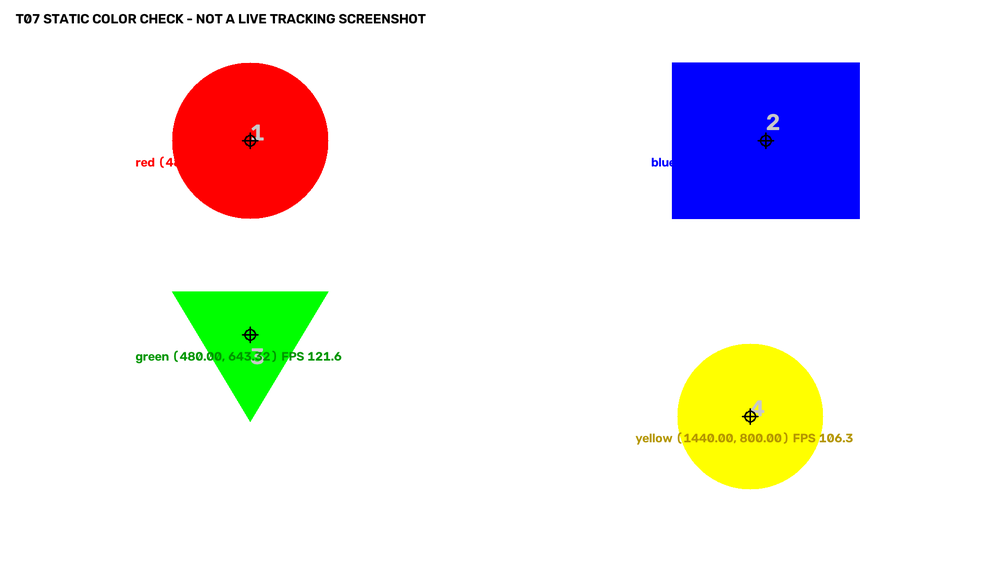
#> input picture T07_72500241_lzh/截图/T07_四色自检.png, 1000 x 562 px, shrunk from 1920 x 1080 before the run, given in place of the camera
$ python hw_track_live.py
#> lines starting #> are read from the running program, lines starting #| are printed output that depends on the picture; after the words box and inside, x2 and y2 are one past the last pixel; in counts of white or black regions, pixels touching at a corner belong together
#> in main, frame is the input picture: shape (562, 1000, 3); mean B, G, R 232.9, 231.7, 235.8
### tools/vision_util.py
# -*- coding: utf-8 -*-
"""
vision_util —— 本教案所有模块共用的视觉小工具

提供 5 类能力：
  1. 中文路径安全的 imread / imwrite（Windows 上 cv2 原生读写会失败）
  2. setup()：强制 stdout 为 UTF-8，解决控制台中文乱码
  3. find_asset()：素材定位（教案 assets/ → ~/rc_ws/assets/ → assets/videos / images）
  4. FrameSource：统一帧源抽象，摄像头 / 视频文件只差一个参数
  5. EMA 滤波 + FPS 统计（M10 闭环要用到）

用法：
    import sys, os
    sys.path.insert(0, os.path.join(os.path.dirname(__file__), "..", "tools"))
    from vision_util import setup, imread, find_asset, FrameSource
"""
import os
import sys
import time

import cv2
import numpy as np

# ---------------------------------------------------------------- 基础设置

def setup():
    """脚本开头调用一次，让控制台中文不乱码。"""
    try:
        sys.stdout.reconfigure(encoding="utf-8")
        sys.stderr.reconfigure(encoding="utf-8")
    except (AttributeError, ValueError):
        pass


# [53 lines left out: functions imread, imwrite, _asset_roots, find_asset, not called in this run]


def asset_roots_report():
    """返回当前生效的素材搜索路径（排障用）。"""
    return _asset_roots()


# ---------------------------------------------------------------- 帧源抽象

class FrameSource:
    """统一帧源：摄像头 / 视频文件 / 图片序列。

    cap = FrameSource(0)                  # 笔记本摄像头
    cap = FrameSource("assets/ball.mp4")  # 素材视频（线上无摄像头时使用）
    while True:
        ok, frame = cap.read()
        if not ok:
            break
    print(cap.fps)
    """

    # [21 lines left out: functions __init__, read, fps, not called in this run]

    def release(self):
        self.cap.release()

    def __enter__(self):
        return self

    def __exit__(self, *a):
        self.release()


# ---------------------------------------------------------------- 滤波 / 计时

class EMA:
    """一阶低通（指数滑动平均）。alpha 越小越平滑、越迟钝。

    f = EMA(alpha=0.3)
    f.update(10.0)   -> 10.0
    f.update(20.0)   -> 13.0
    """

    def __init__(self, alpha=0.3, init=None):
        self.alpha = float(alpha)
        self.value = init

    # [8 lines left out: function update, not called in this run]

    def reset(self, v=None):
        self.value = v


class FPSMeter:
    """简易 FPS 统计。每帧 tick()，读 .fps 取当前帧率。"""

    def __init__(self):
        self.t0 = time.time()
        self.n = 0
        self.fps = 0.0

    def tick(self):
        self.n += 1
        dt = time.time() - self.t0
        if dt >= 0.5:
            self.fps = self.n / dt
            self.n = 0
            self.t0 = time.time()
        return self.fps


# ---------------------------------------------------------------- 绘图小工具

def draw_point(img, cx, cy, color=(0, 0, 255), r=5, text=None):
    """在图上画质心十字 + 圆点，可选文字标注。返回新图（不改动原图）。"""
    out = img.copy()
    h, w = out.shape[:2]
    cx, cy = int(cx), int(cy)
    cv2.drawMarker(out, (cx, cy), color, cv2.MARKER_CROSS, 24, 2)
    cv2.circle(out, (cx, cy), r, color, -1)
    if text:
        tx = min(cx + 10, w - 120)
        ty = max(cy - 10, 20)
        cv2.putText(out, str(text), (tx, ty), cv2.FONT_HERSHEY_SIMPLEX,
                    0.55, color, 2, cv2.LINE_AA)
    return out


# [5 lines left out: function draw_roi, not called in this run]


def put_hud(img, lines, org=(10, 26)):
    """左上角叠加多行文字（FPS / 状态用）。"""
    out = img.copy()
    for i, t in enumerate(lines):
        y = org[1] + i * 24
        cv2.putText(out, str(t), (org[0], y), cv2.FONT_HERSHEY_SIMPLEX,
                    0.65, (0, 255, 255), 2, cv2.LINE_AA)
    return out

### T07_72500241_lzh/代码/hw_track_live.py
# -*- coding: utf-8 -*-
"""
T07 进阶 · 完整实时追踪程序（全部自己写）
========================================
这一题只给需求与思路，**不给代码框架**——它是把 T06/T07 学过的东西
串成"一个真正能用的程序"，也是电赛现场最需要的那种程序。

需求
----
  1. 打开视频源，实时识别**指定颜色**图案的质心，并在画面上实时显示：
       · 质心画十字 + 圆圈，旁边写实时坐标 (x, y)
       · 左上角显示"当前在追什么颜色"与 FPS
  2. 按 1 / 2 / 3 / 4 切换追踪颜色：1=红 2=蓝 3=绿 4=黄；按 q 退出
  3. 打印 patterns.png（红圆 / 蓝方块 / 绿三角 / 黄圆）举到镜头前即可验证

视频源（三种任一，按你的条件选）
------------------------------
  · 网络视频流：cv2.VideoCapture("http://IP:4747/video")   ← **默认就用这条**
      来源 A：手机装 DroidCam，和电脑连同一 WiFi，app 里看 IP（端口 4747）
              （Android 在 Google Play 搜 DroidCam；**华为**用「出境易」搜 DroidCam 装）
      来源 A2（不用 WiFi）：手机 USB 插电脑 + 开 USB 调试，`adb forward tcp:4747 tcp:4747`，
              然后拉 http://127.0.0.1:4747/video —— 比 WiFi 稳
      来源 B：在宿主机（Windows）跑 `python tools/stream_video.py`，
              它把电脑摄像头推成 http://<宿主机IP>:4747/video，
              虚拟机 / WSL 里直接拉这个 URL（虚拟机没有摄像头时首选这条）
  · USB 摄像头 / 实体摄像头：cv2.VideoCapture(0)
      （虚拟机要用摄像头，需在「虚拟机 → 可移动设备」里直通）
  · 什么都没有：先用 cv2.imread("images/patterns.png") 当一帧，把识别逻辑调对，
      最后再接真实视频源。**线上自学完全允许只用图片/视频文件交差。**

参考思路
--------
  1. 打开视频源：cv2.VideoCapture(URL 或 0)，失败要给人话提示，别直接崩
  2. 循环读帧：while True: ok, frame = cap.read()
     —— 网络流断开时 ok 会变 False，要**自动重连**（release → sleep 0.2 → 重新 open）
  3. 每一帧做「颜色识别 + 质心」（T06 三板斧）：
       转 HSV → 按当前颜色取阈值 → inRange → 形态学开+闭
       → 找最大轮廓 → moments 算质心
       （红色 H 是环形的，要 [0,10] 与 [170,180] 两段合并）
  4. 把质心十字 + 圆 + 坐标文字画到 frame 上
  5. 左上角显示 "Tracking: red" 与 FPS
  6. cv2.imshow + cv2.waitKey(1)：按 q 退出、按 1/2/3/4 切换颜色
  7. 退出前 cap.release() + cv2.destroyAllWindows()

提示（都是踩过坑才总结出来的）
------------------------------
  · 阈值参考（也可以先用 examples/02b_hsv_trackbar.py 拖滑动条自己调）：
        红 H 0–10 与 170–179 | 蓝 H 100–130 | 绿 H 35–85 | 黄 H 20–35
        统一建议 S ≥ 100、V ≥ 60（画面暗就把 V 下限降一点）
  · 按键映射用字典，别用 chr(key) 直接拼字符串：
        KEY = {"1": "red", "2": "blue", "3": "green", "4": "yellow"}
        key = cv2.waitKey(1) & 0xFF
        if key != 255 and chr(key) in KEY: current = KEY[chr(key)]
        if key == ord("q"): break
  · 降延迟：cap.set(cv2.CAP_PROP_BUFFERSIZE, 1)
        网络流默认缓冲几十帧，画面会越拖越旧；压到 1 帧后延迟从几百 ms 降到几十 ms
  · 中文一律别往画面里写：cv2.putText 不支持中文，会变成一堆问号
        画面文字全用英文（"Tracking: red"），中文留给终端 print
  · 手机/宿主机 IP 存成一个常量（如 DROIDCAM_URL），要改只改一处
  · 处理不过来时丢帧（限流到 ~15 FPS）比"逐帧排队"更实时

自检（本教案不含自动校验脚本，自己定标准自己验）
------------------------------------------
自己写一小段测试：把 images/patterns.png 当"四色帧"，
逐色调用下面这个函数，四种颜色都要能定位、单帧 ≥ 15 FPS：
必须实现下面这个函数（把检测逻辑封装好，后面的程序都靠它）：
    detect_color(frame, color_name) -> (cx, cy) 或 None
    color_name 取 "red" / "blue" / "green" / "yellow"
"""
import os
import sys
import time

import cv2
import numpy as np

sys.path.insert(0, os.path.join(os.path.dirname(os.path.abspath(__file__)), "..", "tools"))
from vision_util import setup, imread, FPSMeter, draw_point, put_hud   # noqa: E402

setup()

HERE = os.path.dirname(os.path.dirname(os.path.abspath(__file__)))

# ---------------------------------------------------------------- 可改的配置
# 颜色名 -> 它属于第几个数字键（1/2/3/4）
COLOR_KEYS = {"1": "red", "2": "blue", "3": "green", "4": "yellow"}

# 手机 DroidCam 的 IP（换网络就要改），端口固定 4747
DROIDCAM_IP = "192.168.1.100"
DROIDCAM_URL = "http://%s:4747/video" % DROIDCAM_IP

# 没有摄像头时用哪张图/视频练手
FALLBACK_IMAGE = os.path.join(HERE, "素材", "patterns.png")


# ---------------------------------------------------------------- 必须实现
def detect_color(frame, color_name):
    """在 BGR 帧里找出 color_name 对应颜色目标的质心。

    :param frame: BGR 图（单帧）
    :param color_name: "red" / "blue" / "green" / "yellow"
    :return: (cx, cy) 或 None（没找到）

    提示：转 HSV → inRange（红色两段合并）→ 形态学开+闭 → 最大轮廓 → moments
    """
#> called with color_name = 'red'
    # ↓↓↓ 在这里写你的代码 ↓↓↓
    hsv=cv2.cvtColor(frame,cv2.COLOR_BGR2HSV)
#> hsv: shape (562, 1000, 3); mean H, S, V 8.8, 34.5, 253.7
    if color_name=="red":
        mask1=cv2.inRange(hsv,np.array([0,100,60],np.uint8),np.array([10,255,255],np.uint8))
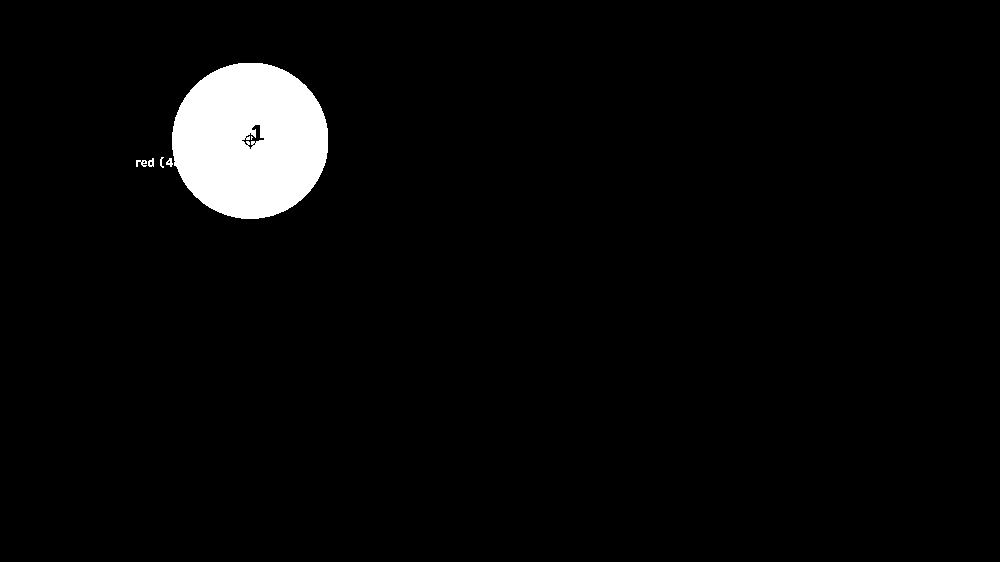
#> mask1: shape (562, 1000); 3.4% white; 6 white regions (1 under 20 px), largest, box (x1, y1, x2, y2) and area: (172, 63, 328, 219) 19074, (136, 160, 147, 167) 48, (148, 158, 154, 167) 37, (166, 158, 173, 167) 36, (160, 157, 164, 168) 24
        mask2=cv2.inRange(hsv,np.array([170,100,60],np.uint8),np.array([180,255,255],np.uint8))
#> mask2: shape (562, 1000); every value is 0
        mask=cv2.bitwise_or(mask1,mask2)
    elif color_name=="blue":
        mask=cv2.inRange(hsv,np.array([100,100,60],np.uint8),np.array([130,255,255],np.uint8))
    elif color_name=="green":
        mask=cv2.inRange(hsv,np.array([35,100,60],np.uint8),np.array([85,255,255],np.uint8))
    elif color_name=="yellow":
        mask=cv2.inRange(hsv,np.array([20,100,60],np.uint8),np.array([35,255,255],np.uint8))
    else:
        raise ValueError("Unknown color_name: %s" % color_name)
    mask=cv2.morphologyEx(mask,cv2.MORPH_OPEN,np.ones((5,5),np.uint8))
#> mask: shape (562, 1000); 3.4% white; 1 white region, box (x1, y1, x2, y2) and area: (172, 63, 328, 219) 19026
    mask=cv2.morphologyEx(mask,cv2.MORPH_CLOSE,np.ones((5,5),np.uint8))
#> mask: shape (562, 1000); 3.4% white; 1 white region
    contours,_=cv2.findContours(mask,cv2.RETR_EXTERNAL,cv2.CHAIN_APPROX_SIMPLE)
#> contours = 1 contour; box (x1, y1, x2, y2) and area: (172, 63, 328, 219) 19008
    if not contours:
        return None
    contour=max(contours,key=cv2.contourArea)
#> contour = contour of 218 points, box (x1, y1, x2, y2) (172, 63, 328, 219), area 19008
    M=cv2.moments(contour)
#> M = moments, m00 19007.5, centre m10/m00, m01/m00 = (249.7, 140.3)
    if M["m00"]==0:
        return None
    cx=M["m10"]/M["m00"]
#> cx = 249.7
    cy=M["m01"]/M["m00"]
#> cy = 140.3
    return (cx,cy)
    #raise NotImplementedError("TODO: 颜色阈值 -> 形态学 -> 最大轮廓 -> 质心")
    # ↑↑↑ 你的代码写在这里 ↑↑↑


def open_source(src):
    """打开视频源并做低延迟设置，返回 cv2.VideoCapture（打不开也要返回对象）。

    src 可能是 0（摄像头）、"http://..."（网络流）或一个视频文件路径。
    """
    # ↓↓↓ 在这里写你的代码 ↓↓↓
    cap=cv2.VideoCapture(src)
    if not cap.isOpened():
        print("Warning: Failed to open video source:", src)
        return cap
    cap.set(cv2.CAP_PROP_BUFFERSIZE,1)
    return cap
    #raise NotImplementedError("TODO: VideoCapture + set(CAP_PROP_BUFFERSIZE, 1)")
    # ↑↑↑ 你的代码写在这里 ↑↑↑


def main():
    """主循环：读帧 → 检测当前颜色 → 画 HUD → 按键切换/退出。"""
    # ↓↓↓ 在这里写你的代码 ↓↓↓
    source=0
    cap=open_source(source)
    if not cap.isOpened():
        cap.release()
        source=0
        cap=open_source(source)
    if not cap.isOpened():
        print("Warning: Failed to open any video source.")
        cap.release()
        return

    current="red"
    meter=FPSMeter()
    cv2.namedWindow("Tracking")

    while True:
        ok,frame=cap.read()
        if not ok:
            print("Warning: Failed to read frame, reconnecting...")
            cap.release()
            key=cv2.waitKey(1)&0xFF
            if key==ord("q"):
                break
            time.sleep(0.2)
            cap=open_source(source)
            meter=FPSMeter()
            continue
        center=detect_color(frame,current)
#> center = (249.7, 140.3)

        if center is not None:
            cx,cy=center
#> cx = 249.7; cy = 140.3
            frame=draw_point(frame,int(cx),int(cy),color=(0,255,0),r=5,text=f"({cx:.1f},{cy:.1f})")
#> in draw_point, `cv2.drawMarker(out, (cx, cy), color, cv2.MARKER_CROSS, 24, 2)`: out: shape (562, 1000, 3); 0.03% of pixels changed, all inside (x1, y1, x2, y2) = (236, 127, 263, 154)
#> in draw_point, `cv2.circle(out, (cx, cy), r, color, -1)`: out: shape (562, 1000, 3); mean B, G, R 232.9, 231.8, 235.7
#> in draw_point, `cv2.putText(out, str(text), (tx, ty), cv2.FONT_HERSHEY_SIMPLEX, 0.55, ..`:
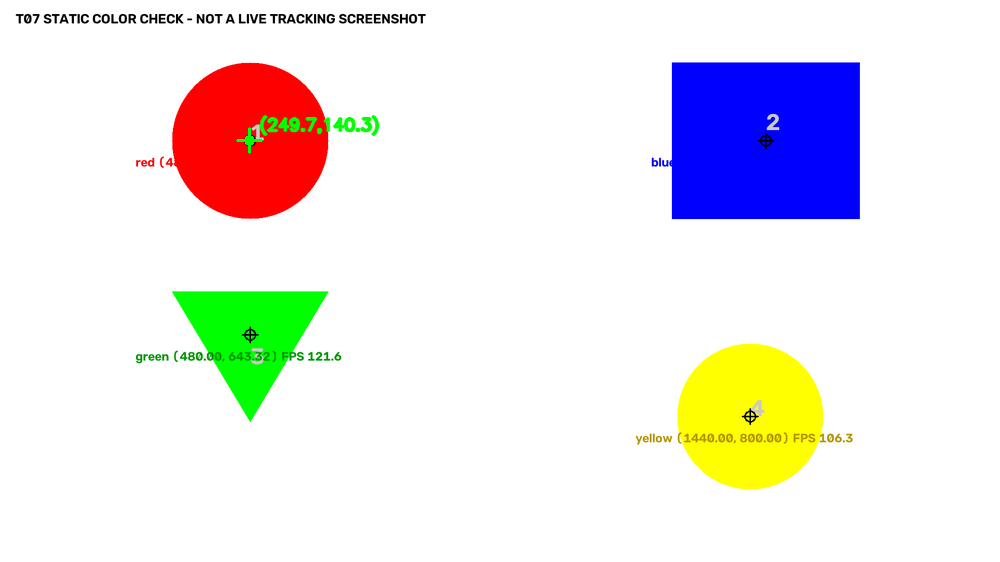
#> out: shape (562, 1000, 3); mean B, G, R 232.7, 232, 235.3
        fps=meter.tick()
        frame=put_hud(frame,[f"Tracking: {current}",f"FPS: {fps:.1f}","1: red 2: blue 3: green 4: yellow","q: quit"])
#> after the loop in put_hud, `for i, t in enumerate(lines):`:
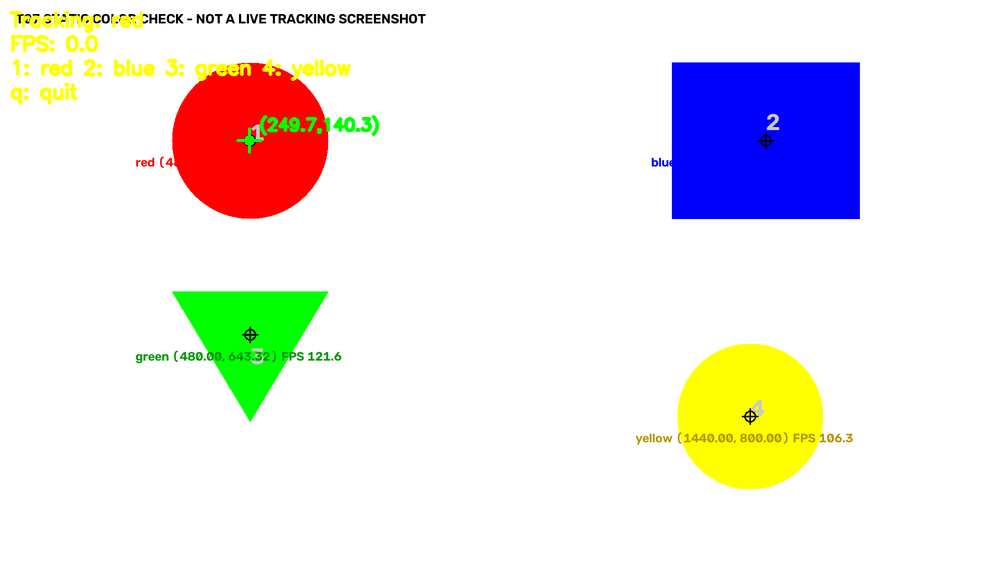
#> out: shape (562, 1000, 3); 1.22% of pixels changed, all inside (x1, y1, x2, y2) = (8, 10, 352, 105)
        cv2.imshow("Tracking",frame)
        key=cv2.waitKey(1)&0xFF
#> (key q is pressed here)
        if key==ord("q"):
            break
        if chr(key) in COLOR_KEYS:
            current=COLOR_KEYS[chr(key)]
    cap.release()
    cv2.destroyAllWindows()

    #raise NotImplementedError("TODO: 自己写完整程序（含按键切换与断流重连）")
    # ↑↑↑ 你的代码写在这里 ↑↑↑


if __name__ == "__main__":
    main()
